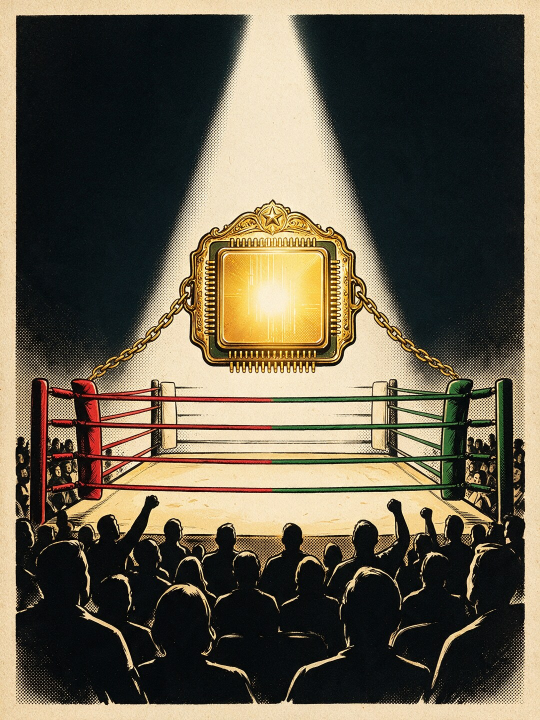
#> input picture ez/tools/concepts/worlds/comic/story/h/bet/img/arena-a-sd.jpg, 1080 x 1440 px (shown at 1/2 size)
$ python comp.py ../bet/img/arena-a-sd.jpg 1.0 1.0 1.0 1.0 1.0
#> lines starting #> are read from the running program, lines starting #| are printed output that depends on the picture
# /usr/bin/python3 comp.py img smax vmin minfrac [smin] [vmax]: bboxes (fractions) of connected regions by saturation/value
import sys,numpy as np
from PIL import Image,ImageFilter
im=Image.open(sys.argv[1]).convert('RGB');im.thumbnail((500,500));a=np.asarray(im).astype(float);H,W,_=a.shape
#> further down, im is the input picture: PIL image 1080x1440 RGB; mean R, G, B 101.9, 93.8, 75.7
#> after `im.thumbnail((500, 500))`:
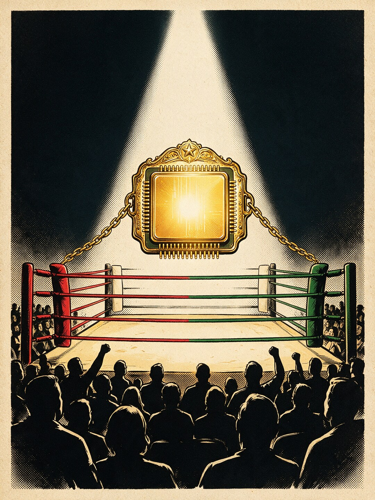
#> im: PIL image 375x500 RGB; mean R, G, B 101.9, 93.8, 75.8
#> after `H, W, _ = a.shape`: H = 500; W = 375
mx=a.max(2);mn=a.min(2);S=(mx-mn)/np.maximum(mx,1);V=mx/255
#> after `mx = a.max(2)`:
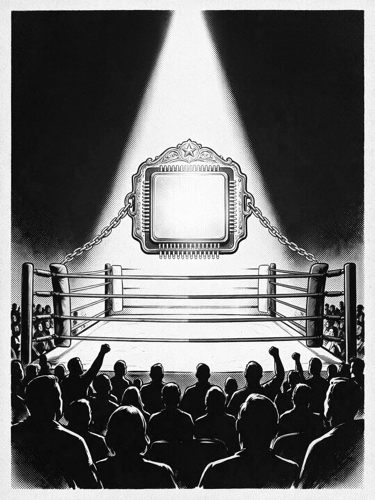
#> mx: shape (500, 375) float64; min 0, max 255, mean 106.1
#> after `mn = a.min(2)`:
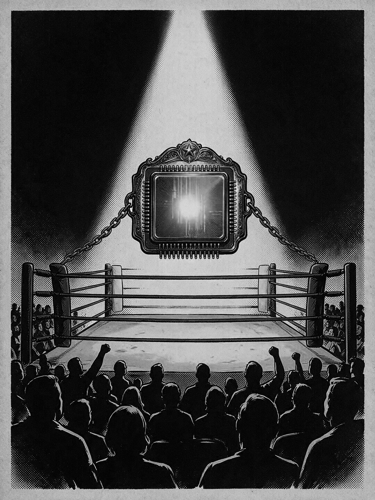
#> mn: shape (500, 375) float64; min 0, max 245, mean 72
#> after `S = (mx - mn) / np.maximum(mx, 1)`:
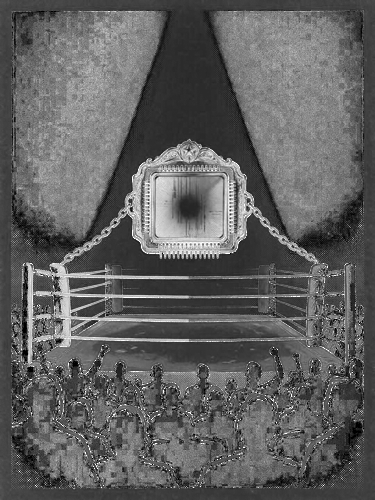
#> S: shape (500, 375) float64; min 0, max 1, mean 0.379
smax,vmin,mf=float(sys.argv[2]),float(sys.argv[3]),float(sys.argv[4]);smin=float(sys.argv[5]) if len(sys.argv)>5 else -1;vmax=float(sys.argv[6]) if len(sys.argv)>6 else 2
m=(S<smax)&(S>smin)&(V>vmin)&(V<vmax)
#> m: shape (500, 375) bool; every value is 0
seen=np.zeros_like(m);out=[]
for y in range(H):
  for x in range(W):
    if m[y,x] and not seen[y,x]:
      st=[(y,x)];seen[y,x]=1;xs=[];ys=[]
      while st:
        cy,cx=st.pop();xs.append(cx);ys.append(cy)
        for dy,dx in((1,0),(-1,0),(0,1),(0,-1)):
          ny,nx=cy+dy,cx+dx
          if 0<=ny<H and 0<=nx<W and m[ny,nx] and not seen[ny,nx]:seen[ny,nx]=1;st.append((ny,nx))
      if len(xs)>mf*H*W:out.append((min(xs)/W,(max(xs)+1)/W,min(ys)/H,(max(ys)+1)/H,len(xs)/(H*W)))
#> after the loop, out = []
for o in sorted(out,key=lambda o:(round(o[2],1),o[0])):print("x%.4f-%.4f y%.4f-%.4f a%.3f"%o)

$ run again, on ez/tools/concepts/worlds/comic/story/h/bet/img/chip-a-sd.jpg
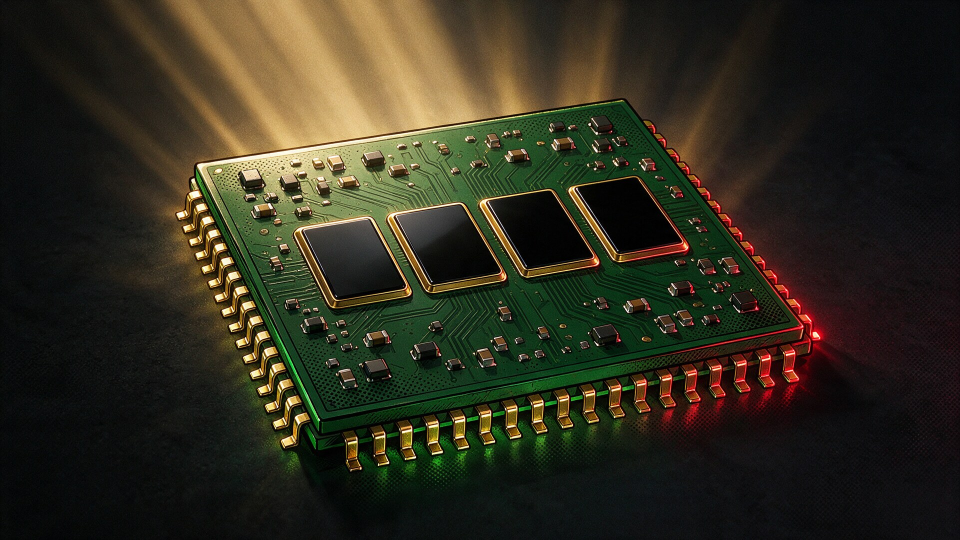
#> input picture ez/tools/concepts/worlds/comic/story/h/bet/img/chip-a-sd.jpg, 1920 x 1080 px (shown at 1/2 size)
#> im is the input picture: PIL image 1920x1080 RGB; mean R, G, B 47.7, 45, 30.2
#> im: PIL image 500x281 RGB
#> `mn = a.min(2)`:
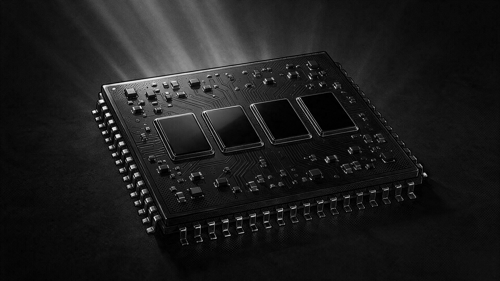
#> mn: shape (281, 500) float64; min 0, max 254, mean 28.6
#> `S = (mx - mn) / np.maximum(mx, 1)`:
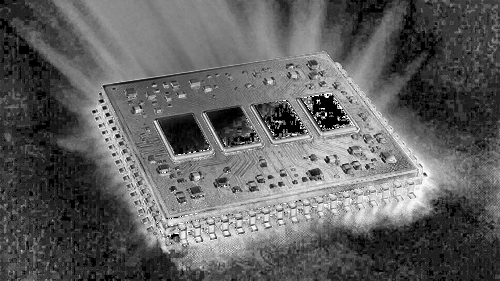
#> S: shape (281, 500) float64; min 0, max 1, mean 0.379
#> m: shape (281, 500) bool; every value is 0

$ run again, on ez/tools/concepts/worlds/comic/story/h/bet/img/chip-b-gpt.jpg
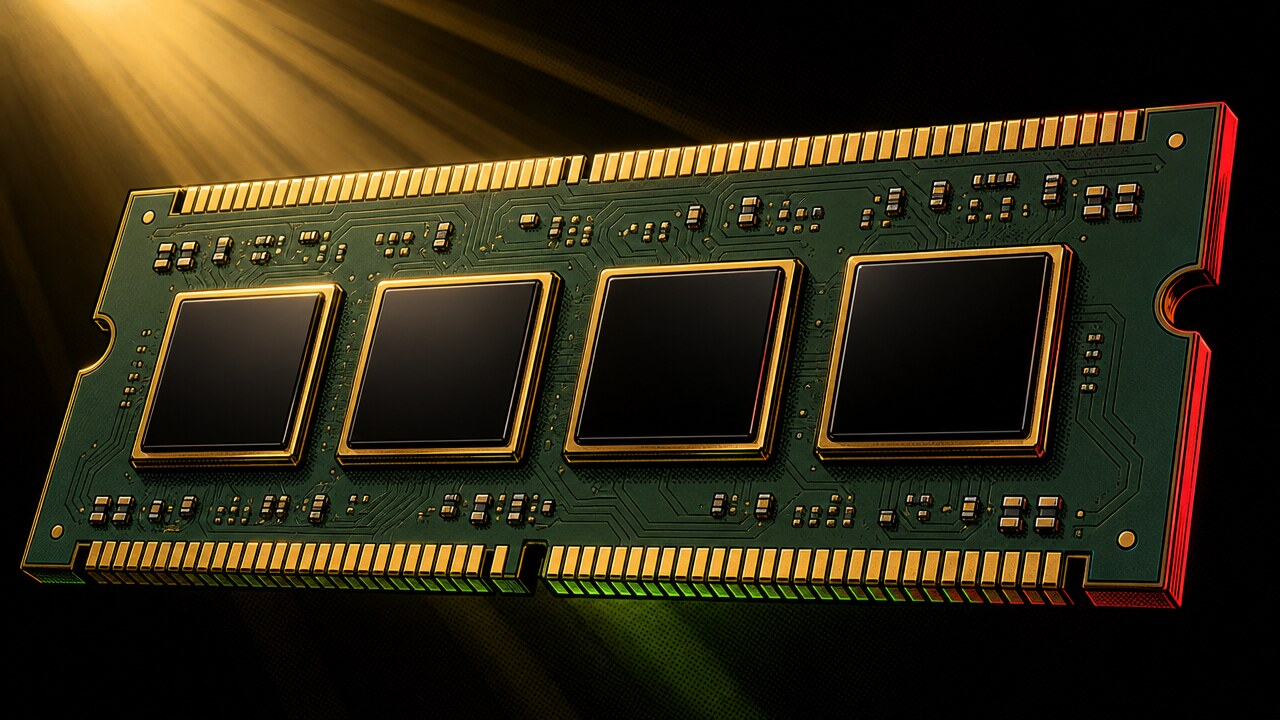
#> input picture ez/tools/concepts/worlds/comic/story/h/bet/img/chip-b-gpt.jpg, 1280 x 720 px
#> im is the input picture: PIL image 1280x720 RGB; mean R, G, B 49.2, 41.3, 20.4
#> im: PIL image 500x281 RGB
#> `mn = a.min(2)`:
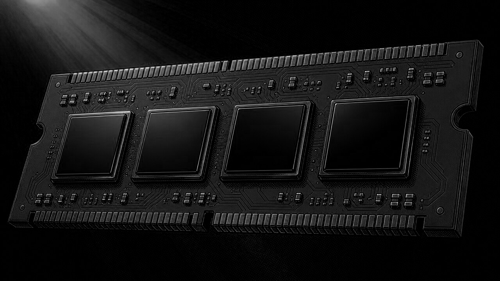
#> mn: shape (281, 500) float64; min 0, max 214, mean 20.2
#> `S = (mx - mn) / np.maximum(mx, 1)`:
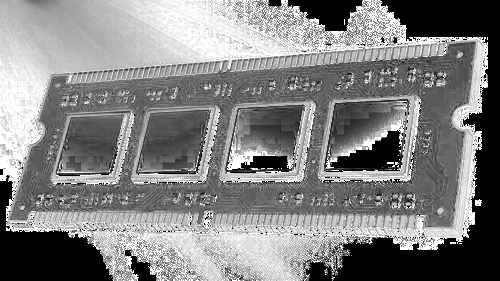
#> S: shape (281, 500) float64; min 0, max 1, mean 0.51
#> m: shape (281, 500) bool; every value is 0

$ run again, on ez/tools/concepts/worlds/comic/story/h/bet/img/hourglass-a-sd.jpg
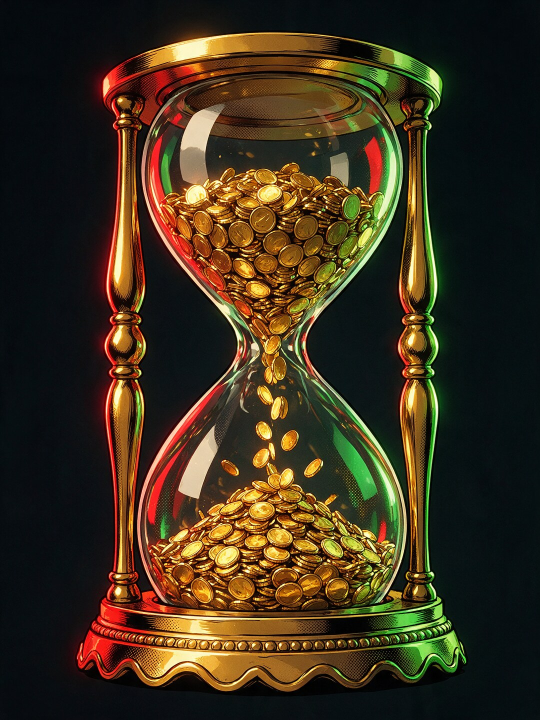
#> input picture ez/tools/concepts/worlds/comic/story/h/bet/img/hourglass-a-sd.jpg, 1080 x 1440 px (shown at 1/2 size)
#> im is the input picture: PIL image 1080x1440 RGB; mean R, G, B 61.3, 48.5, 28.2
#> im: PIL image 375x500 RGB
#> `mx = a.max(2)`:
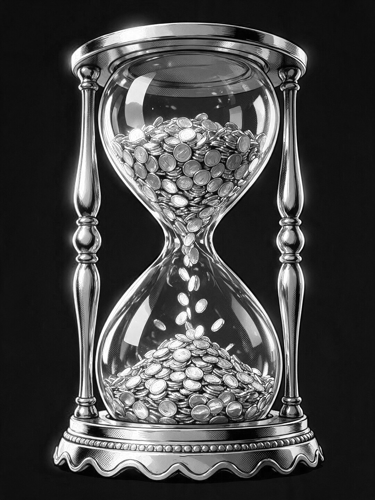
#> mx: shape (500, 375) float64; min 0, max 255, mean 69
#> `S = (mx - mn) / np.maximum(mx, 1)`:
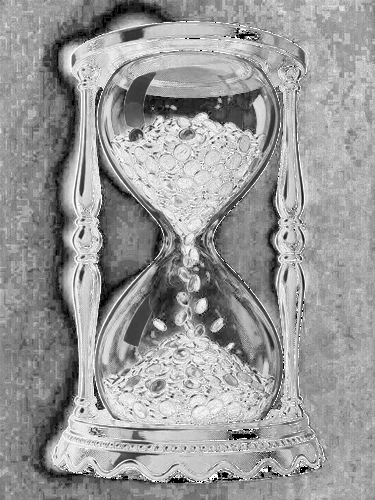
#> S: shape (500, 375) float64; min 0, max 1, mean 0.602
#> m: shape (500, 375) bool; every value is 0
